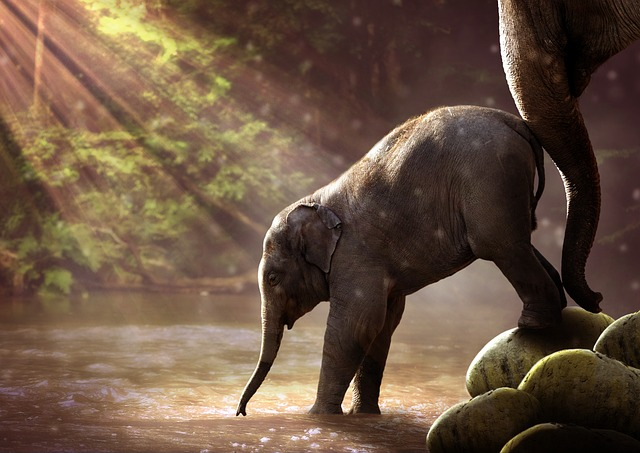
#> input picture openCV Course/images/elephent.png, 640 x 453 px
$ python less6.py
#> lines starting #> are read from the running program, lines starting #| are printed output that depends on the picture
# فتح صورة وعرضها وعمل زر لحفظ و أغلاق الصورة

import cv2

img=cv2.imread("images/elephent.png",0)       #0 : الصفر هنا لجعل الصورة بألأبيض وألأسود
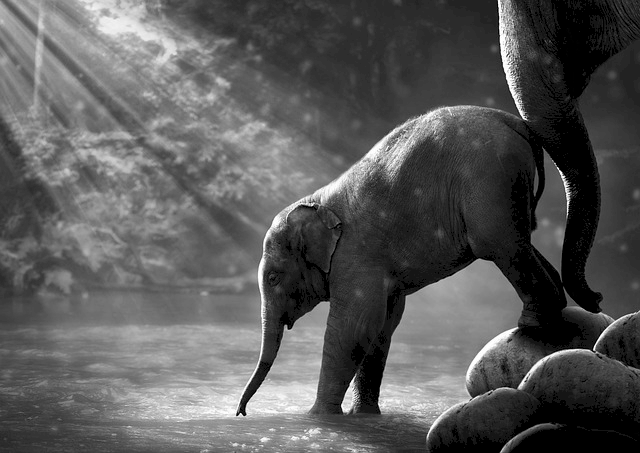
#> img: shape (453, 640); min 0, max 255, mean 89


cv2.imshow("AbdalRahmn",img)

k=cv2.waitKey(0)
#> (key q is pressed here)
if k == ord("q"):        #27 in ascicode => quit(q) and we can use ord()
    cv2.destroyAllWindows()
elif k == ord("s") :
    cv2.imwrite("D:\\elephent.png",img)
    print("The image is saved")
    cv2.destroyAllWindows()


$ run again, with openCV Course/images/bird.png copied over openCV Course/images/elephent.png
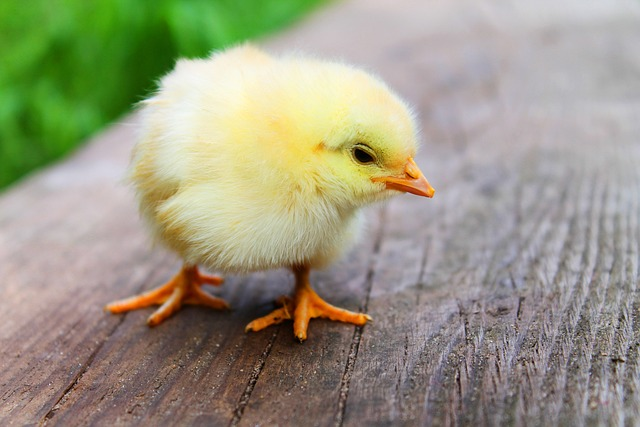
#> input picture openCV Course/images/bird.png, 640 x 427 px
#> `img=cv2.imread("images/elephent.png",0)`:
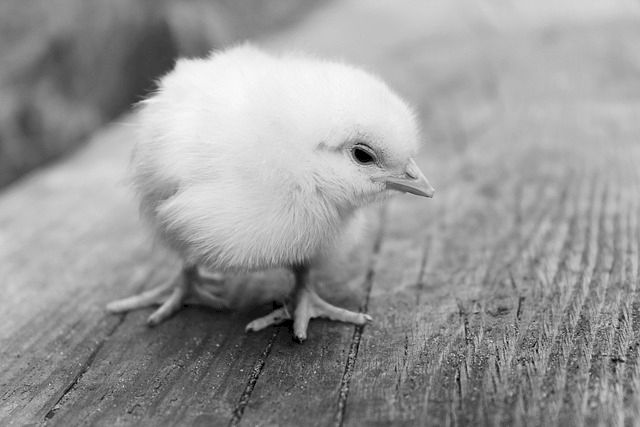
#> img: shape (427, 640); min 0, max 250, mean 152.5

$ run again, with openCV Course/images/rabit.png copied over openCV Course/images/elephent.png
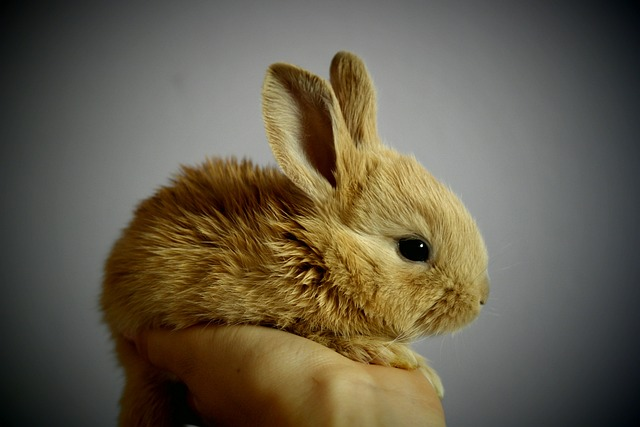
#> input picture openCV Course/images/rabit.png, 640 x 427 px
#> `img=cv2.imread("images/elephent.png",0)`:
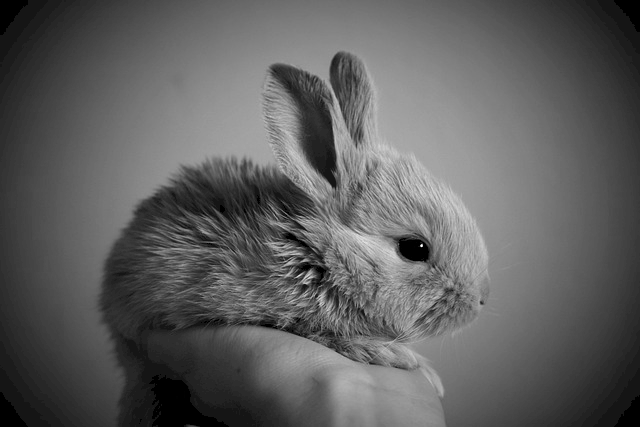
#> img: shape (427, 640); min 0, max 253, mean 94.4
